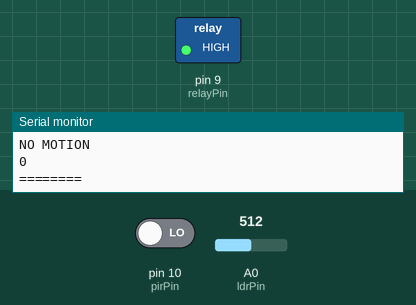
A sketch run on a simulated Arduino Uno, built with avr-gcc and run on an emulated ATmega328P. Parts: switched loads named in the sketch (green lamp = pin HIGH), the last lines printed to the serial monitor. Inputs (shaded band) come from the test bench; at power-on: A0 (ldrPin) = 512, pin 10 (pirPin) LOW.

Above: at 1.8 s.
1.9 s: A0 (ldrPin) set to 190
4.5 s: pin 10 (pirPin) driven HIGH
At 5.4 s:
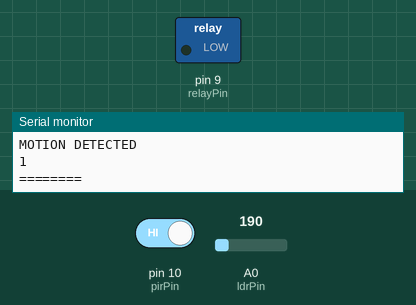
6.5 s: pin 10 (pirPin) driven LOW
At 8.1 s:
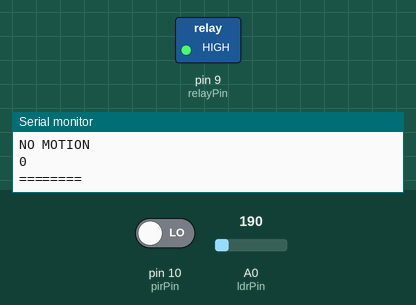
Timing chart, 0 to 9.6 s (numbered marks = the images above; inputs shaded):
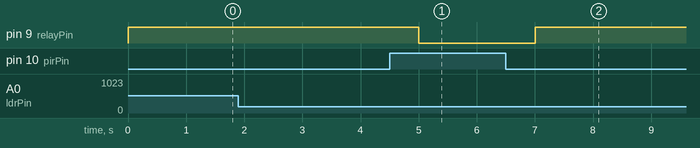

The sketch:

motion-switch.ino
```cpp
int ldrPin = 0;
int pirPin = 10;
int relayPin = 9;
int lightThreshold = 200;

void setup(){
  Serial.begin(9600);
  pinMode(relayPin, OUTPUT);
}

void loop(){

  bool isDark = analogRead(ldrPin) < lightThreshold;
  bool isMotionDetected = digitalRead(pirPin) == HIGH;

  digitalWrite(relayPin, isDark && isMotionDetected ? LOW : HIGH);

  Serial.println(isDark ? "DARK" : "BRIGHT");
  Serial.println(isMotionDetected ? "MOTION DETECTED" : "NO MOTION");
  Serial.println(isDark && isMotionDetected ? HIGH : LOW);
  Serial.println("========");
  delay(1000);

}
```

Measured:
- after the input at 4.5 s, pin 9 (relayPin): HIGH → LOW after 0.50 s
- after the input at 6.5 s, pin 9 (relayPin): LOW → HIGH after 0.50 s
